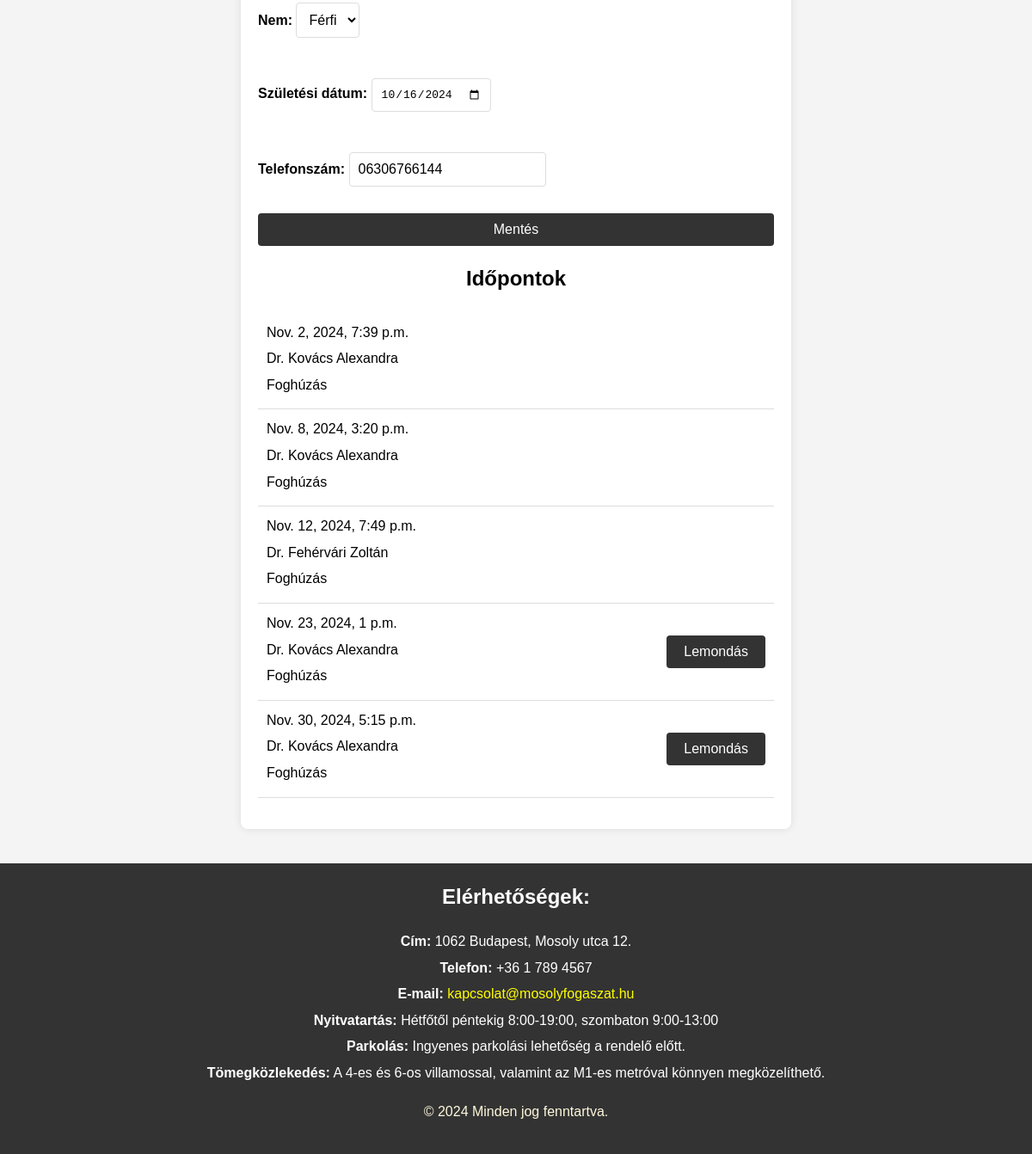
The page /profile/ (signed in, lower part) on the database as committed earlier.
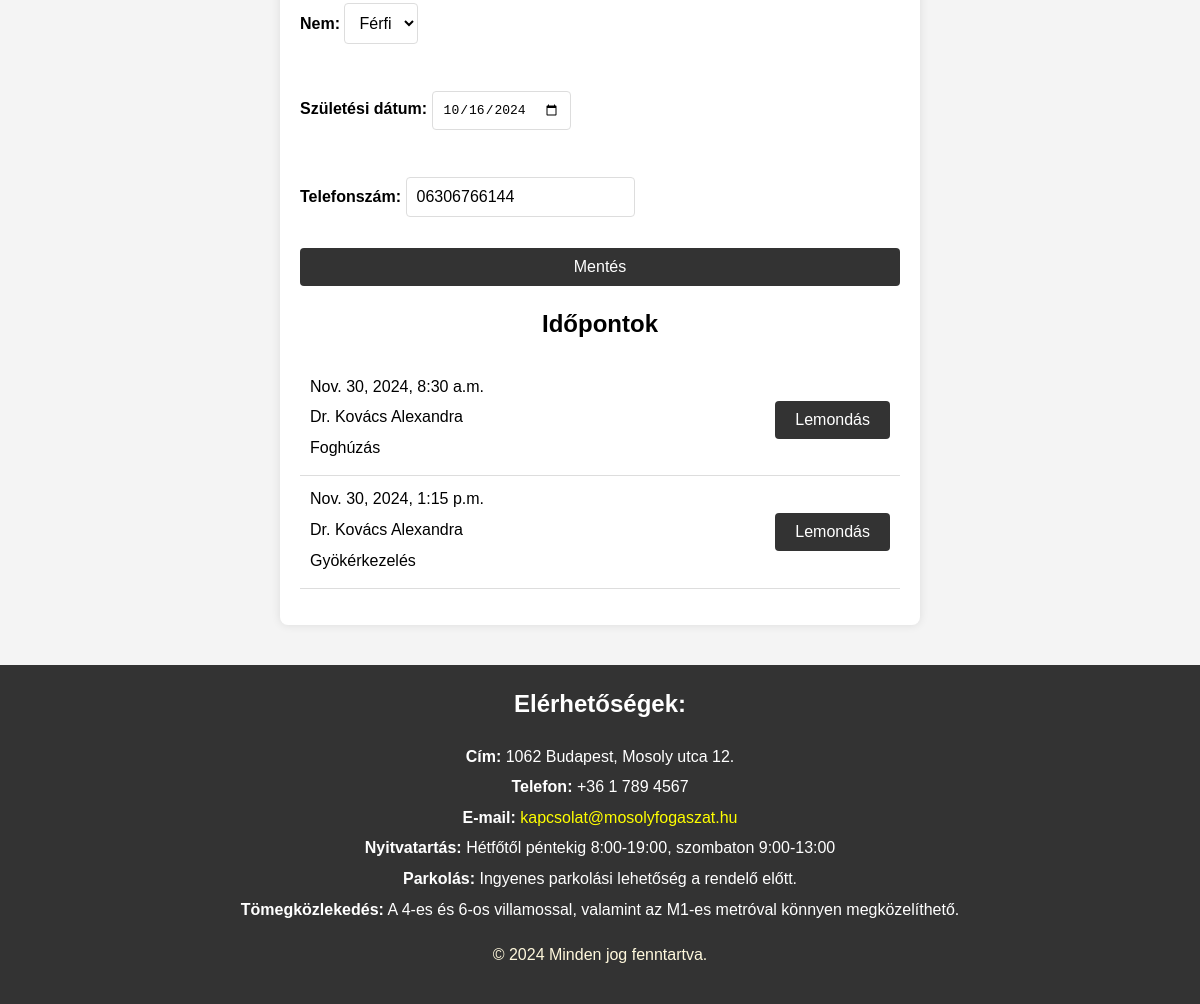
The same page on the database as committed later.
### rendeloweboldal/models.py (models this page shows, shortened)
class Appointment(models.Model):
    id = models.CharField(max_length=64, primary_key=True, default=uuid4)  # FHIR resource identifier
    patient = models.CharField(max_length=64, null=True, blank=True)  # Az időpontot foglaló páciens azonosítója
    practitioner = models.ForeignKey(Doctor, on_delete=models.CASCADE)  # Link to Practitioner resource
    treatment = models.ForeignKey(Treatment, on_delete=models.SET_NULL, null=True, blank=True)  # Link to Treatment
    start = models.DateTimeField(default=timezone.now)  # FHIR 'start' field
    end = models.DateTimeField(default=timezone.now)  # FHIR 'end' field
    status = models.CharField(max_length=20, default='available', choices=[('available', 'Available'), ('booked', 'Booked'), ('cancelled', 'Cancelled')])

class Doctor(models.Model):
    id = models.CharField(max_length=64, primary_key=True)  # FHIR resource identifier
    name = models.CharField(max_length=255)
    photo = models.ImageField(upload_to='doctor_pictures/', null=True, blank=True)  # FHIR 'photo' field
    qualification = models.TextField(null=True, blank=True)  # FHIR 'qualification' field

class Treatment(models.Model):
    id = models.CharField(max_length=64, primary_key=True)  # FHIR resource identifier
    code = models.CharField(max_length=255)  # FHIR 'code' field for treatment code
    description = models.TextField()  # FHIR 'description' field
    duration = models.DurationField(null=True, blank=True)  # Kezelés hossza (opcionális)
    price = models.DecimalField(max_digits=10, decimal_places=0)  # Ár

### rendeloweboldal/views.py (the view)
# urls.py: path('profile/', views.profile_view, name='profile'),
@login_required
def profile_view(request):
    user = request.user
    if user.is_superuser or hasattr(user, 'doctor'):
        patient_form = None
    else:
        patient = get_object_or_404(Patient, id=user.id)
        patient_form = PatientForm(request.POST or None, instance=patient)
    if request.method == 'POST':
        form = ProfileForm(request.POST, instance=user)
        if form.is_valid():
            form.save()
            if patient_form and patient_form.is_valid():
                patient_form.save()
            return redirect('profile')
    else:
        form = ProfileForm(instance=user)
        if not user.is_superuser and not hasattr(user, 'doctor'):
            patient_form = PatientForm(instance=patient)
    appointments = Appointment.objects.filter(patient=user.id, status='booked')
    now = timezone.now()
    return render(request, 'profile.html', {'form': form, 'patient_form': patient_form, 'appointments': appointments, 'now': now})

### rendeloweboldal/forms.py
class ProfileForm(forms.ModelForm):
    class Meta:
        model = RendeloUser
        fields = ['username', 'email']
    username = forms.CharField(max_length=255, label='Felhasználónév')
    email = forms.EmailField(label='Email cím', widget=forms.EmailInput(attrs={'style': 'width: 100%;'}))

class PatientForm(forms.ModelForm):
    class Meta:
        model = Patient
        fields = ['name', 'gender', 'birthDate', 'telecom']
    name = forms.CharField(max_length=255, label='Név')
    gender = forms.ChoiceField(choices=[('male', 'Férfi'), ('female', 'Nő')], label='Nem')
    birthDate = forms.DateField(widget=forms.DateInput(attrs={'type': 'date'}), label='Születési dátum')
    telecom = forms.CharField(max_length=255, label='Telefonszám', required=False)

### rendeloweboldal/templates/profile.html (shortened to what this page needs)
{% load static %}
<!DOCTYPE html>
<html lang="hu">
<head>
    <link rel="stylesheet" href="{% static 'css/style.css' %}">
</head>
<body>
    <main>
        <section class="profile">
            <form method="post">
                {% if patient_form %}
                    {{ patient_form.as_p }}
                {% endif %}
                <button type="submit">Mentés</button>
            </form>
            <h2>Időpontok</h2>
            {% if appointments %}
                <ul class="appointments-list">
                    {% for appointment in appointments %}
                        <li class="appointment-item">
                            <div class="appointment-details">
                                <span class="appointment-time">{{ appointment.start }}</span>
                                <span class="appointment-practitioner">{{ appointment.practitioner.name }}</span>
                                <span class="appointment-treatment">{{ appointment.treatment.description }}</span>
                            </div>
                            {% if appointment.start|date:"Y-m-d" > now|date:"Y-m-d" %}
                                <form method="post" action="{% url 'cancel_appointment' appointment.id %}" style="display:inline;" onsubmit="return confirm('Biztosan le akarja mondani az időpontot?');">
                                    <button type="submit" class="cancel-button">Lemondás</button>
                                </form>
                            {% endif %}
                        </li>
                    {% endfor %}
                </ul>
            {% else %}
                <p>Nincsenek lefoglalt időpontjai.</p>
            {% endif %}
        </section>
    </main>
    <footer>
        <div class="contact-info">
            <h2>Elérhetőségek:</h2>
            <p><strong>Cím:</strong> 1062 Budapest, Mosoly utca 12.</p>
            <p><strong>Telefon:</strong> +36 1 789 4567</p>
            <p><strong>E-mail:</strong> <a href="mailto:kapcsolat@mosolyfogaszat.hu">kapcsolat@mosolyfogaszat.hu</a></p>
            <p><strong>Nyitvatartás:</strong> Hétfőtől péntekig 8:00-19:00, szombaton 9:00-13:00</p>
            <p><strong>Parkolás:</strong> Ingyenes parkolási lehetőség a rendelő előtt.</p>
            <p><strong>Tömegközlekedés:</strong> A 4-es és 6-os villamossal, valamint az M1-es metróval könnyen megközelíthető.</p>
        </div>
        <p class="copy">&copy; 2024 Minden jog fenntartva.</p>
    </footer>
</body>
</html>

Rows that differ between the two databases and show on the page:
removed Appointment: start "Nov. 2, 2024, 7:39 p.m.", practitioner.name "Dr. Kovács Alexandra", treatment.description "Foghúzás"
removed Appointment: start "Nov. 8, 2024, 3:20 p.m.", practitioner.name "Dr. Kovács Alexandra", treatment.description "Foghúzás"
removed Appointment: start "Nov. 12, 2024, 7:49 p.m.", practitioner.name "Dr. Fehérvári Zoltán", treatment.description "Foghúzás"
removed Appointment: start "Nov. 23, 2024, 1 p.m.", practitioner.name "Dr. Kovács Alexandra", treatment.description "Foghúzás", shows "Lemondás"
removed Appointment: start "Nov. 30, 2024, 5:15 p.m.", practitioner.name "Dr. Kovács Alexandra", treatment.description "Foghúzás", shows "Lemondás"
added Appointment: start "Nov. 30, 2024, 8:30 a.m.", practitioner.name "Dr. Kovács Alexandra", treatment.description "Foghúzás", shows "Lemondás"
added Appointment: start "Nov. 30, 2024, 1:15 p.m.", practitioner.name "Dr. Kovács Alexandra", treatment.description "Gyökérkezelés", shows "Lemondás"
